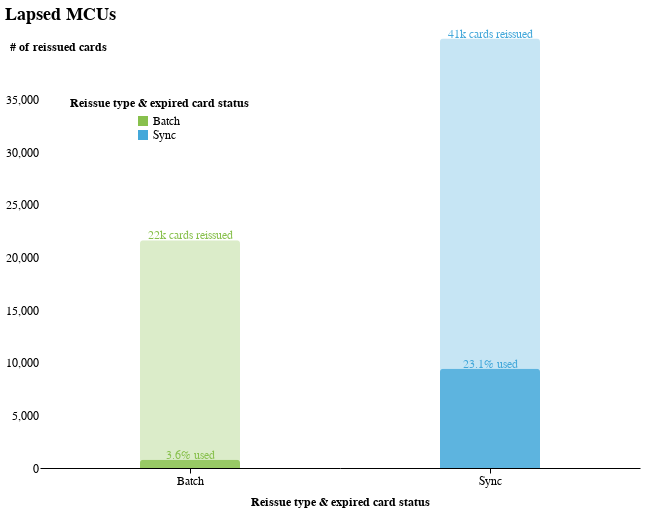

This figure's notebook cell:
### Markdown cell above
For dormant MCUs we can see that only sync reissue returns usage rate above the threshold of 30%. This would mean that we can send a notification for dormant MCUs, but don't batch reissue proactively.

## 2.4. Lapsed MCUs <a name="lapsed_mcu"></a>
Lapsed MCUs are customers who have not used their (any) card at least 6 months before the reissue. In this case all cards are abandoned, so you can only see the split between reissue types. See chart below for their reactivation.

### Code cell
mcu_category_chart("Lapsed", 38000)

### Figure 1 — Vega-Lite specification as saved in the notebook (floating-point values rounded to 4 significant figures)
{"width": 600, "height": 400, "config": {"title": {"fontSize": 18, "font": "Karla", "anchor": "start", "fontColor": "#000000"}, "axisX": {"domain": true, "domainColor": "#000000", "domainWidth": 1, "grid": false, "labelFont": "Montserrat", "labelFontSize": 12, "labelAngle": 0, "tickColor": "#000000", "tickSize": 5, "titleFont": "Karla", "titleFontSize": 12, "titlePadding": 10, "title": "X Axis Title (units)"}, "axisY": {"domain": false, "grid": true, "gridColor": "#DEDDDD", "gridWidth": 1, "labelFont": "Montserrat", "labelFontSize": 12, "labelAngle": 0, "ticks": false, "titleFont": "Karla", "titleFontSize": 12, "titlePadding": 10, "title": "Y Axis Title (units)", "titleAngle": 0, "titleY": -15, "titleX": 18}, "range": {"category": ["#88C04D", "#44A8DA", "#FED234", "#A989C5", "#066696", "#FC97C2", "#FF8360", "#B7ABC2"], "diverging": ["#cfe8f3", "#a2d4ec", "#73bfe2", "#46abdb", "#1696d2", "#12719e"]}, "legend": {"labelFont": "Montserrat", "labelFontSize": 12, "symbolType": "square", "symbolSize": 100, "titleFont": "Karla", "titleFontSize": 12, "title": "", "orient": "none", "direction": "horizontal", "titleAnchor": "middle"}, "view": {"stroke": "transparent"}, "background": "#fff", "area": {"fill": "#88C04D"}, "line": {"color": "#88C04D", "stroke": "#88C04D", "strokeWidth": 2}, "trail": {"color": "#88C04D", "stroke": "#88C04D", "strokeWidth": 0, "size": 1}, "path": {"stroke": "#88C04D", "strokeWidth": 0.5}, "point": {"filled": true}, "text": {"font": "Montserrat", "color": "#88C04D", "fontSize": 11, "align": "right", "fontWeight": 400, "size": 11}, "bar": {"size": 40, "binSpacing": 1, "opacity": 0.8, "continuousBandSize": 30, "discreteBandSize": 30, "fill": "#88C04D", "stroke": false, "cornerRadiusTopLeft": 3, "cornerRadiusTopRight": 3}, "column": {"fontSize": 18, "font": "Karla", "anchor": "start", "fontColor": "#000000"}}, "layer": [{"layer": [{"mark": {"type": "bar", "size": 100}, "encoding": {"color": {"field": "category", "legend": {"direction": "vertical", "legendX": 30, "legendY": 30, "title": "Reissue type & expired card status"}, "type": "nominal"}, "order": {"field": "category", "type": "nominal"}, "x": {"axis": {"title": "Reissue type & expired card status"}, "field": "category", "type": "ordinal"}, "y": {"axis": null, "field": "used_cards", "scale": {"domain": [0, 38000]}, "type": "quantitative"}}}, {"mark": {"type": "text", "align": "center", "dx": 0, "dy": -5, "size": 12}, "encoding": {"color": {"field": "category", "legend": {"direction": "vertical", "legendX": 30, "legendY": 30, "title": "Reissue type & expired card status"}, "type": "nominal"}, "order": {"field": "category", "type": "nominal"}, "text": {"field": "usage_text", "type": "nominal"}, "x": {"axis": {"title": "Reissue type & expired card status"}, "field": "category", "type": "ordinal"}, "y": {"axis": null, "field": "used_cards", "scale": {"domain": [0, 38000]}, "type": "quantitative"}}}]}, {"layer": [{"mark": {"type": "bar", "opacity": 0.3, "size": 100}, "encoding": {"color": {"field": "category", "legend": null, "type": "nominal"}, "order": {"field": "category", "type": "nominal"}, "x": {"axis": {"title": "Reissue type & expired card status"}, "field": "category", "type": "ordinal"}, "y": {"axis": {"grid": false, "title": "# of reissued cards"}, "field": "cards", "scale": {"domain": [0, 38000]}, "type": "quantitative"}}}, {"mark": {"type": "text", "align": "center", "dx": 0, "dy": -5, "size": 12}, "encoding": {"color": {"field": "category", "legend": null, "type": "nominal"}, "order": {"field": "category", "type": "nominal"}, "text": {"field": "cards_text", "type": "nominal"}, "x": {"axis": {"title": "Reissue type & expired card status"}, "field": "category", "type": "ordinal"}, "y": {"axis": {"grid": false, "title": "# of reissued cards"}, "field": "cards", "scale": {"domain": [0, 38000]}, "type": "quantitative"}}}]}, {"mark": "point", "encoding": {"opacity": {"value": 0}, "x": {"field": "category", "type": "ordinal"}}, "selection": {"selector007": {"type": "single", "nearest": true, "on": "mouseover", "fields": ["category"], "empty": "none"}}}], "data": {"name": "data-80ec606b6a4db401139e059f407a0ca7"}, "resolve": {"scale": {"y": "independent"}}, "title": "Lapsed MCUs", "$schema": "https://vega.github.io/schema/vega-lite/v4.17.0.json", "datasets": {"data-80ec606b6a4db401139e059f407a0ca7": [{"mcu_category": "Lapsed", "category": "Sync", "cards": 40793, "used_cards": 9417.0, "usage_rate": 0.2308, "cards_text": "41k cards reissued", "usage_text": "23.1% used", "used_card_share": 0.08495, "unused_card_share": 0.2754, "used_share_text": "8.5% of all used cards", "unused_share_text": "27.5% of all not-used cards"}, {"mcu_category": "Lapsed", "category": "Batch", "cards": 21640, "used_cards": 777.0, "usage_rate": 0.03591, "cards_text": "22k cards reissued", "usage_text": "3.6% used", "used_card_share": 0.007009, "unused_card_share": 0.1831, "used_share_text": "0.7% of all used cards", "unused_share_text": "18.3% of all not-used cards"}]}}
